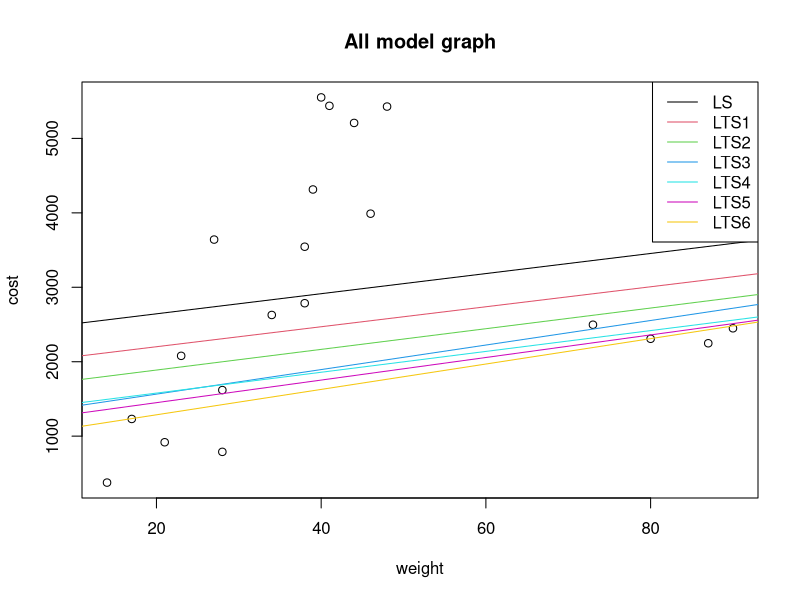

Reproduce this figure in R.
cost <- c(2449, 2248, 3545, 789, 1619, 2079, 918, 1231, 3641, 4314, 2628, 3989,
          2308, 376, 5428, 2786, 2497, 5551, 5208, 5438)
weight <-c(90, 87, 38, 28, 28, 23, 21, 17, 27, 39, 34, 46, 80, 14, 48, 38, 73, 40, 44,
           41)


myData = data.frame(cost, weight)

ls_model = lm(cost ~ weight, data = myData)

myData$residuals = abs(ls_model$residuals)


LTS_step = function(data, alpha = 0.2, p =1) {
  n = nrow(data)
  h = round((1 - alpha)*n + (p+1)/2)
  
  # sort by smallest absolute residuals
  sort_data = data[order(data$residuals), ]
  
  # keep 1st h data
  trimmed_data = sort_data[1:h, ]
  
  
  # Fit new model
  model = lm(cost ~ weight, data = trimmed_data)
  
  trimmed_data$residuals = abs(model$residuals)
  list(model = model, data = trimmed_data)
}

# Iteratively apply LTS trimming steps
step1 = LTS_step(myData)
step2 = LTS_step(step1$data)
step3 = LTS_step(step2$data)
step4 = LTS_step(step3$data)
step5 = LTS_step(step4$data)
step6 = LTS_step(step5$data)

# Final Model
model_ls = ls_model
model_lts1 = step1$model
model_lts2 = step2$model
model_lts3 = step3$model
model_lts4 = step4$model
model_lts5 = step5$model
model_lts6 = step6$model


# Plot models
plot(weight, cost, main = "All model graph")
abline(model_ls, col=1)
abline(model_lts1, col=2)
abline(model_lts2, col=3)
abline(model_lts3, col=4)
abline(model_lts4, col=5)
abline(model_lts5, col=6)
abline(model_lts6, col=7)

legend("topright", c("LS", paste0("LTS", 1:6)), col = 1:7, lty = 1)
